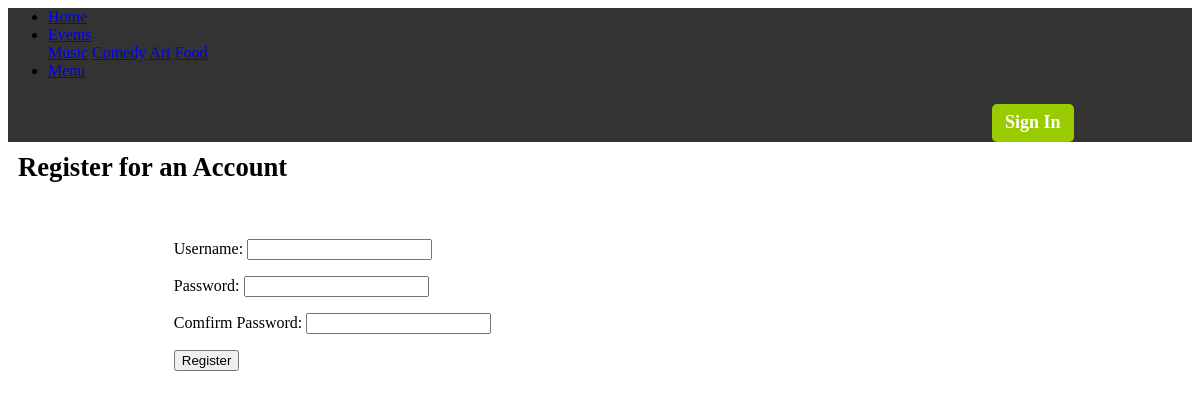
/register.php, run on the app's committed database.
### tables this page shows
CREATE TABLE `project02_type` (
  `id` int(11) NOT NULL,
  `type` varchar(50) NOT NULL,
  `imagepath` varchar(200) NOT NULL
);

### register.php (the view, shortened to what this page needs)
<?php
if (isset($_SESSION["userid_40206636"])) {
    $userisset = 'logged in';
    $userid = $_SESSION['userid_40206636'];
    header("Location: viewaccount.php");
} else {
    $userisset = 'not logged in';
}
include('connections/conn.php');
    $type_read = "SELECT * FROM project02_type";
    $gettype = $conn->query($type_read);
?>
<html>
    <head>
        <link rel="stylesheet" type="text/css" href="ui/styles.css">
        <link rel="stylesheet" type="text/css" href="https://rawgit.com/outboxcraft/beauter/master/beauter.min.css"/>
    </head>
    <body>
        <nav>
            <ul class="topnav " id="myTopnav2">
                <li><a href="index.php" class="brand">Home</a></li>
                <li class='dropdown'><a href='#'>Events</a>
                    <div class='dropdown-content'>
                    <?php
                        while($row1 = $gettype->fetch_assoc()){
                            $typename = $row1['type'];
                            $typeid = $row1['id'];
                            echo "<a href='type.php?type=$typeid'>$typename</a> ";
                            }
                    ?>
                    </div>
                </li>
                <li class="-icon">
                   <a href="javascript:void(0);" onclick="topnav('myTopnav2')">Menu</a>
                </li>
            </ul>
             <div class='container'>
                <ul id='mynav'>
                    <?php
                        if($userisset == 'not logged in'){
                            echo "<li><a class='fsSubmitButton' <a href='login.php'>Sign In</a></li>";
                        }
                    ?>
                </ul>
            </div>
        </nav>
        <h1>Register for an Account</h1>
        <div class='container'>
                            <div id='content'>
                                <form method='POST' action='register.php'>
                                <p>Username: <input type='text' name='username' /></p>
                                <p>Password: <input type='password' name='password'/></p>
                                <p>Comfirm Password: <input type='password' name='cpassword'/></p>
                                <input type='submit' value='Register' name='register' />
                                </form>
                            </div>
        </div>
    </body>
</html>

### ui/styles.css (style rules this page uses)
body { background-image: url('../img/kupono-kuwamura-LzgK6IMoSZM-unsplash.jpg'); background-repeat: no-repeat; background-attachment: fixed; background-size: cover; }
h1 { padding:10px; margin:0px; font-size:20pt; }
.container { width:80%; margin: 0 auto; }
#content { width:90%; margin:0 auto; padding-top:30px; }
.fsSubmitButton { padding: 8px 13px 9px!important; margin-top:8px; font-size: 18px !important; background-color: #98CB00; font-weight: bold; color: #ffffff; border-radius: 5px; -moz-border-radius: 5px; -webkit-border-radius: 5px; cursor: pointer; }
nav { width:100%; background-color:#333333; }
ul#mynav { list-style-type: none; margin: 0; padding: 0; overflow: hidden; background-color: #333333; }
#mynav li { float: left; }
#mynav li a { display: block; color: white; text-align: center; padding: 20px; text-decoration: none; }
#mynav li:last-child { float:right; }

### data on the page
project02_type: type "Music"
project02_type: type "Comedy"
project02_type: type "Art"
project02_type: type "Food"
